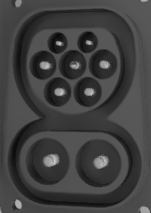
#> input picture Geometric Approach/Images/toast_15.PNG, 151 x 213 px, found by its file name
$ jupyter execute geometric_approach.ipynb
#> lines starting #> are read from the running program, lines starting #| are printed output that depends on the picture; after the words box and inside, x2 and y2 are one past the last pixel; in counts of white or black regions, pixels touching at a corner belong together; long printed decimals are rounded
[cell 1]
## Importing Required Libraries
import cv2
import numpy as np
from matplotlib import pyplot as plt

[cell 2]
## Loading the image
img = cv2.imread("./images/toast_15.png")
#> img is the input picture: shape (213, 151, 3); mean B, G, R 63.8, 63.8, 63.8
img = cv2.resize(img, (200,250))
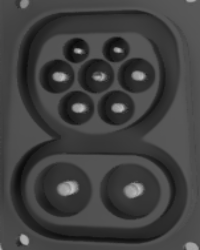
#> img: shape (250, 200, 3); mean B, G, R 63.7, 63.7, 63.7

[cell 3]
## Marking the center
img = cv2.circle(img,(100,125),1,(0,255,0),2)
#> img: shape (250, 200, 3); 0.04% of pixels changed, all inside (x1, y1, x2, y2) = (98, 123, 103, 128)

[cell 4]
## Canny edge filter

def auto_canny(image, sigma=0.33):
	v = np.median(image)
	lower = int(max(0, (1.0 - sigma) * v))
	upper = int(min(255, (1.0 + sigma) * v))
	edged = cv2.Canny(image, lower, upper)

	return edged

[cell 5]
## Image preprocessing and contouring

gray = cv2.cvtColor(img, cv2.COLOR_BGR2GRAY)
gray = cv2.GaussianBlur(gray, (5, 5), 0)
otsu_threshold, image_result = cv2.threshold(
    gray, 0, 255, cv2.THRESH_BINARY + cv2.THRESH_OTSU,
)
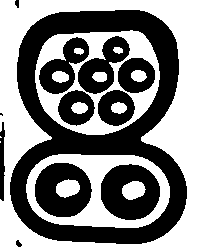
#> image_result: shape (250, 200); 51.5% white; 12 black regions (1 under 20 px), largest, box (x1, y1, x2, y2) and area: (10, 10, 187, 244) 14187, (101, 164, 160, 220) 2290, (35, 163, 92, 217) 2123
#> otsu_threshold = 63
edges = auto_canny(image_result,0.5)
#> in auto_canny, `v = np.median(image)`: v = 255
#> in auto_canny, `lower = int(max(0, (1.0 - sigma) * v))`: lower = 127
#> in auto_canny, `upper = int(min(255, (1.0 + sigma) * v))`: upper = 255
#> in auto_canny, `edged = cv2.Canny(image, lower, upper)`:
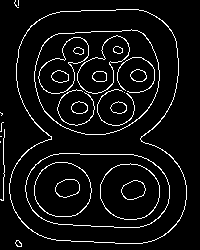
#> edged: shape (250, 200); 6.5% white in thin lines or dots
cnts = cv2.findContours(edges.copy(), cv2.RETR_EXTERNAL, cv2.CHAIN_APPROX_SIMPLE)
#> cnts = 9 contours, 7 with area under 20; largest, box (x1, y1, x2, y2) and area: (9, 9, 187, 244) 34096, (15, 240, 22, 247) 27

[cell 6]
## Detecting the Circles and storing their centers in an array

lines = []
count = 0
detected_circles = cv2.HoughCircles(edges,
                   cv2.HOUGH_GRADIENT, 1, 20, param1 = 45,
               param2 = 18, minRadius = 3, maxRadius = 25)
#> detected_circles = [[55.5, 76.5, 17.7], [135.5, 73.5, 17.7], [116.5, 106.5, 18.8], [93.5, 75.5, 18.8], [79.5, 109.5, 21], [116.5, 48.5, 13.2], [79.5, 47.5, 16.6], [65.5, 185.5, 12.2], [133.5, 188.5, 10]]

if detected_circles is not None:

    detected_circles = np.uint16(np.around(detected_circles))
#> detected_circles = [[56, 76, 18], [136, 74, 18], [116, 106, 19], [94, 76, 19], [80, 110, 21], [116, 48, 13], [80, 48, 17], [66, 186, 12], [134, 188, 10]]

    for pt in detected_circles[0, :]:
        a, b, r = pt[0], pt[1], pt[2]

        cv2.circle(img, (a, b), r, (0, 255, 0), 2)
        print(a,b)
        if(count == 7):
            break
        count +=1
        lines.append((pt[0],pt[1]))

        cv2.circle(img, (a, b), 1, (0, 0, 255), 3)
        cv2.imshow("Detected Circle", img)
        cv2.waitKey(0)
        cv2.destroyAllWindows()
#> this loop made 8 passes
#| 56 76
#| 136 74
#| 116 106
#| 94 76
#| 80 110
#| 116 48
#| 80 48
#| 66 186
#> pass 1, `cv2.imshow("Detected Circle", img)`:
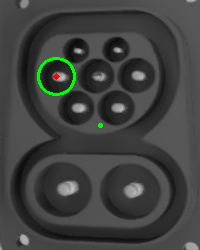
#> window 'Detected Circle': shape (250, 200, 3); mean B, G, R 63.1, 65, 63.2
#> pass 2, `cv2.imshow("Detected Circle", img)`:
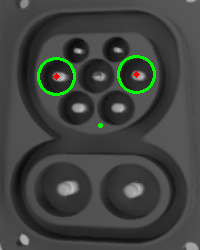
#> window 'Detected Circle': shape (250, 200, 3); mean B, G, R 62.6, 66.2, 62.9
#> after the loop:
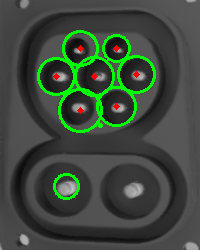
#> img: shape (250, 200, 3); mean B, G, R 60.1, 72.5, 61
#> after the loop, count = 7; lines = [(56, 76), (136, 74), (116, 106), (94, 76), (80, 110), (116, 48), (80, 48)]

[cell 7]
## Arranging the points in ascending order

lines = np.array(lines)
#> lines = [[56, 76], [136, 74], [116, 106], [94, 76], [80, 110], [116, 48], [80, 48]]
points = lines.reshape((-1, 1, 2))
#> points has the same summary as lines
sortedArr = lines[lines[:,1].argsort()]
#> sortedArr = [[116, 48], [80, 48], [136, 74], [56, 76], [94, 76], [116, 106], [80, 110]]
sortedArr
#> Out has the same summary as sortedArr

[cell 8]
xt = sortedArr[0][0]
#> xt = 116
yt = sortedArr[0][1]
#> yt = 48
xt2 = sortedArr[1][0]
#> xt2 = 80
yt2 = sortedArr[1][1]
#> yt2 = 48
xb = sortedArr[5][0]
#> xb = 116
yb = sortedArr[5][1]
#> yb = 106
xb2 = sortedArr[6][0]
#> xb2 = 80
yb2 = sortedArr[6][1]
#> yb2 = 110
xm = sortedArr[2][0]
#> xm = 136
ym = sortedArr[2][1]
#> ym = 74
xm2 = sortedArr[4][0]
#> xm2 = 94
ym2 = sortedArr[4][1]
#> ym2 = 76
xc = sortedArr[3][0]
#> xc = 56
yc = sortedArr[3][1]
#> yc = 76

def distance(x1,x2,y1,y2):
#> called with x1 = 116, x2 = 80, y1 = 48, y2 = 48
    dist = np.sqrt(np.square(x2-x1) + np.square(y2-y1))
#> dist = 36
    return dist

[cell 9]
def orientation(xt=0,yt=0,xt2=0,yt2=0,xb=0,yb=0,xb2=0,yb2=0,xm=0,ym=0,xm2=0,ym2=0,xc=0,yc=0):

    # From a reference image
    l0 = 37
    l02 = 86
    d0 = 56
    l1 = 0
    l2 = 0
    o1 = 0
    o2 = 0
    d1 = 0
    d2 = 0

    if xt != 0 and xt2 !=0:
        l1 = distance(xt,xt2,yt,yt2)
#> l1 = 36

    if xb != 0 and xb2 !=0:
        l2 = distance(xb,xb2,yb,yb2)
#> l2 = 36

    # For finding the orientation
    o1 = distance(xt,xm,yt,ym)
#> o1 = 32.8
    o2 = distance(xt2,xm2,yt2,ym2)
#> o2 = 31.3

    o3 = distance(xm,xb,ym,yb)
#> o3 = 37.74
    o4 = distance(xm2,xb2,ym2,yb2)
#> o4 = 33.11

    oleft = (o1+o3)/2
#> oleft = 35.27
    oright = (o2+o4)/2
#> oright = 32.21

    if xt !=0 and xb !=0:
        d1 = distance(xt,xb,yt,yb)
#> d1 = 58
    if xt2!= 0 and xb2!=0:
        d2 = distance(xt2,xb2,yt2,yb2)
#> d2 = 58

    lf = (l1+l2)/2
#> lf = 36
    df = (d1+d2)/2
#> df = 58

    ## For Finding the angle
    hor = np.arccos(lf/l0)
#> hor = 0.233
    vert = np.arccos(d0/df)
#> vert = 0.263

    if(oleft<oright):
        hor = -hor
    if(l1>l2):
        vert = -vert

    return hor , vert

[cell 10]
a , b = orientation(xt,yt,xt2,yt2,xb,yb,xb2,yb,xm,ym,xm2,ym2)
#> a = 0.233; b = 0.263
print(f"Horizontal rad:{a}, Vertical rad:{b}")
#| Horizontal rad:0.233, Vertical rad:0.2634
print(f"Horizontal = {a*(180/np.pi)}, Vertical = {b*(180/np.pi)}")
#| Horizontal = 13.351, Vertical = 15.090
